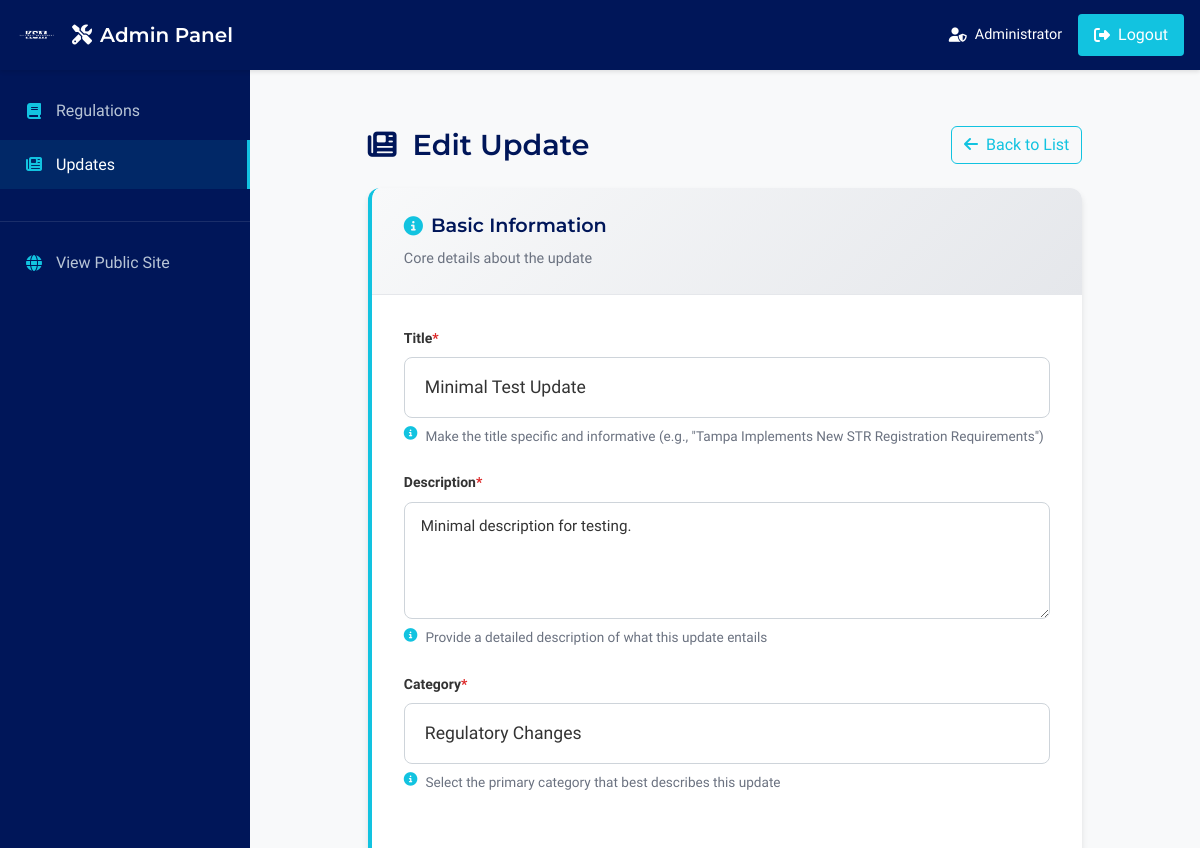
The page /admin/updates/7/edit (signed in, upper part) on the database as committed earlier.
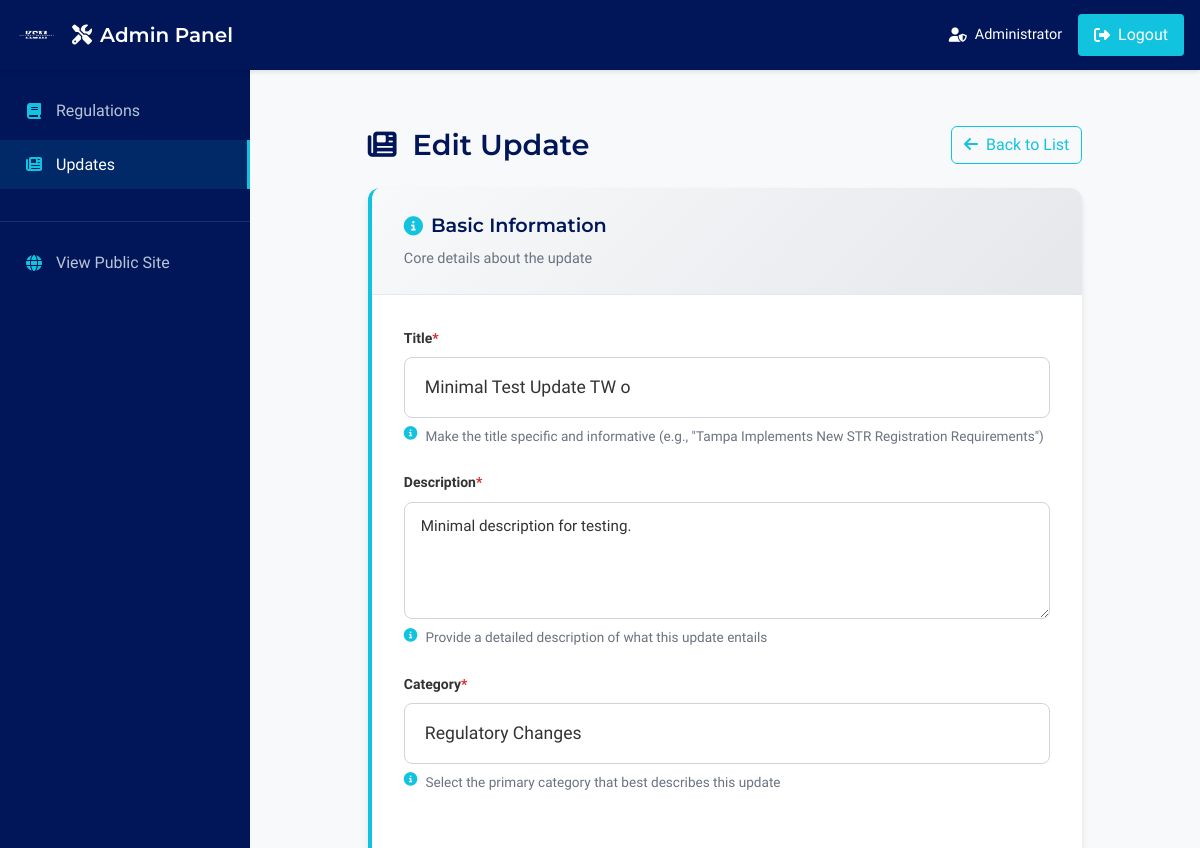
The same page on the database as committed later.
### models.py (models this page shows, shortened)
class Update(db.Model):
    id = db.Column(db.Integer, primary_key=True)
    title = db.Column(db.String(200), nullable=False, index=True)  # Often searched
    description = db.Column(db.Text, nullable=False)
    jurisdiction_affected = db.Column(db.String(100), nullable=False, index=True)  # Often filtered
    jurisdiction_level = db.Column(db.String(20), nullable=False, default='Local', index=True)  # Often filtered
    update_date = db.Column(db.Date, nullable=False, index=True)  # Often sorted
    status = db.Column(db.String(20), nullable=False, index=True)  # Often filtered - Recent, Upcoming, Proposed
    category = db.Column(db.String(50), nullable=False, default='Regulatory Changes', index=True)  # Often filtered
    impact_level = db.Column(db.String(10), nullable=False, default='Medium', index=True)  # Often filtered
    effective_date = db.Column(db.Date, nullable=True, index=True)  # Often sorted
    deadline_date = db.Column(db.Date, nullable=True, index=True)  # Often sorted
    action_required = db.Column(db.Boolean, default=False)  # Whether action is required
    action_description = db.Column(db.Text, nullable=True)  # Description of required action
    property_types = db.Column(db.String(100), nullable=False, default='Both')  # Residential, Commercial, Both
    related_regulation_ids = db.Column(db.Text, nullable=True)  # Comma-separated IDs of related regulations
    tags = db.Column(db.Text, nullable=True)  # Comma-separated tags for better categorization
    source_url = db.Column(db.String(500), nullable=True)  # Official source URL
    priority = db.Column(db.Integer, default=3, index=True)  # Often sorted - 1=High, 2=Medium, 3=Low
    expected_decision_date = db.Column(db.Date, nullable=True, index=True)  # Often sorted
    potential_impact = db.Column(db.Text, nullable=True)  # Impact assessment for proposed changes
    decision_status = db.Column(db.String(20), nullable=True, index=True)  # Often filtered
    change_type = db.Column(db.String(20), nullable=False, default='Recent', index=True)  # Often filtered
    compliance_deadline = db.Column(db.Date, nullable=True, index=True)  # Often sorted
    affected_operators = db.Column(db.Text, nullable=True)  # Description of which operators are affected
    summary = db.Column(db.Text, nullable=True)  # Brief summary for the Summary section
    full_text = db.Column(db.Text, nullable=True)  # Full detailed text of the update
    compliance_requirements = db.Column(db.Text, nullable=True)  # Specific compliance requirements
    implementation_timeline = db.Column(db.Text, nullable=True)  # Timeline for implementation
    official_sources = db.Column(db.Text, nullable=True)  # Official sources and references
    expert_analysis = db.Column(db.Text, nullable=True)  # Kaystreet Management's interpretation
    kaystreet_commitment = db.Column(db.Text, nullable=True)  # Kaystreet Management's commitment statement
    created_at = db.Column(db.DateTime, default=datetime.utcnow, index=True)
    updated_at = db.Column(db.DateTime, default=datetime.utcnow, onupdate=datetime.utcnow)

### app/blueprints/admin.py (the view, shortened to what this page needs)
@admin_bp.route('/updates/<int:update_id>/edit', methods=['GET', 'POST'])
@require_admin_login
@log_admin_action('update_edit')
def edit_update(update_id):
    try:
        update = Update.query.get_or_404(update_id)
        form = UpdateForm(obj=update)
        logger.info(f"Editing update - ID: {update_id} | Title: {update.title}")
        if request.method == 'POST':
            form.jurisdiction_level.data = form.jurisdiction.data
            form.populate_location_choices()
        elif request.method == 'GET' and update.jurisdiction_level:
            form.jurisdiction.data = update.jurisdiction_level
            form.jurisdiction_level.data = update.jurisdiction_level
            form.populate_location_choices()
        if form.errors:
            for field, errors in form.errors.items():
                for error in errors:
                    logger.warning(f"Form validation error - Field: {field} | Error: {error}")
                    admin_flash(f'{field}: {error}', 'error')
        return render_template('admin/edit_update.html', form=form, update=update, title='Edit Update')
    except Exception as e:
        logger.error(f"Error in edit_update - ID: {update_id} | Error: {str(e)}", exc_info=True)
        admin_flash(f'Error editing update: {str(e)}', 'error')
        return redirect(url_for('admin.manage_updates'))

### app/blueprints/admin.py (called while the page is built, shortened)
def is_admin_logged_in():
    return 'admin_id' in session

def require_admin_login(f):
    @wraps(f)
    def decorated_function(*args, **kwargs):
        return f(*args, **kwargs)
    return decorated_function

### app/utils/admin_helpers.py (called while the page is built)
def get_admin_messages():
    from flask import get_flashed_messages
    all_messages = get_flashed_messages(with_categories=True)
    admin_messages = []
    for category, message in all_messages:
        if category.startswith('admin_'):
            clean_category = category[6:]
            admin_messages.append((clean_category, message))
    return admin_messages

### forms.py (called while the page is built)
    def populate_location_choices(self):
        from models import get_location_options_by_jurisdiction
        jurisdiction_level = self.jurisdiction.data
        if jurisdiction_level:
            locations = get_location_options_by_jurisdiction(jurisdiction_level)
            self.jurisdiction_affected.choices = [('', 'Select Location')] + [(loc, loc) for loc in locations]
        else:
            self.jurisdiction_affected.choices = [('', 'Select Jurisdiction First')]

### templates/admin/edit_update.html (shortened to what this page needs)
{% extends "admin/admin_base.html" %}
{% block content %}
<div class="container my-4">
    <div class="row">
        <div class="col-lg-10 mx-auto">
            <div class="d-flex justify-content-between align-items-center mb-4">
                <h1 class="admin-form-title">
                    <i class="fas fa-newspaper me-2"></i>
                    {{ title }}
                </h1>
                <a href="{{ url_for('admin.manage_updates') }}" class="btn btn-outline-secondary">
                    <i class="fas fa-arrow-left me-1"></i> Back to List
                </a>
            </div>
            <div class="admin-form-container">
                <form method="POST" id="updateForm">
                    <div class="form-section">
                        <div class="section-header">
                            <h3 class="section-title">
                                <i class="fas fa-info-circle me-2"></i>
                                Basic Information
                            </h3>
                            <p class="section-description">Core details about the update</p>
                        </div>
                        <div class="section-content">
                            <div class="mb-4">
                                {{ form.title.label(class="form-label required") }}
                                {{ form.title(class="form-control form-control-lg", placeholder="Enter a clear, descriptive title for this update") }}
                                <div class="form-text">
                                    <i class="fas fa-info-circle me-1"></i>
                                    Make the title specific and informative (e.g., "Tampa Implements New STR Registration Requirements")
                                </div>
                            </div>
                            <div class="mb-4">
                                {{ form.description.label(class="form-label required") }}
                                {{ form.description(class="form-control", placeholder="Enter a detailed description of this update") }}
                                <div class="form-text">
                                    <i class="fas fa-info-circle me-1"></i>
                                    Provide a detailed description of what this update entails
                                </div>
                            </div>
                            <div class="mb-4">
                                {{ form.category.label(class="form-label required") }}
                                {{ form.category(class="form-select form-select-lg") }}
                                <div class="form-text">
                                    <i class="fas fa-info-circle me-1"></i>
                                    Select the primary category that best describes this update
                                </div>
                            </div>
                        </div>
                    </div>
                </form>
            </div>
        </div>
    </div>
</div>
{% endblock %}

Rows that differ between the two databases and show on the page:
changed Update "Minimal description for testing.": title "Minimal Test Update" → "Minimal Test Update TW o"
